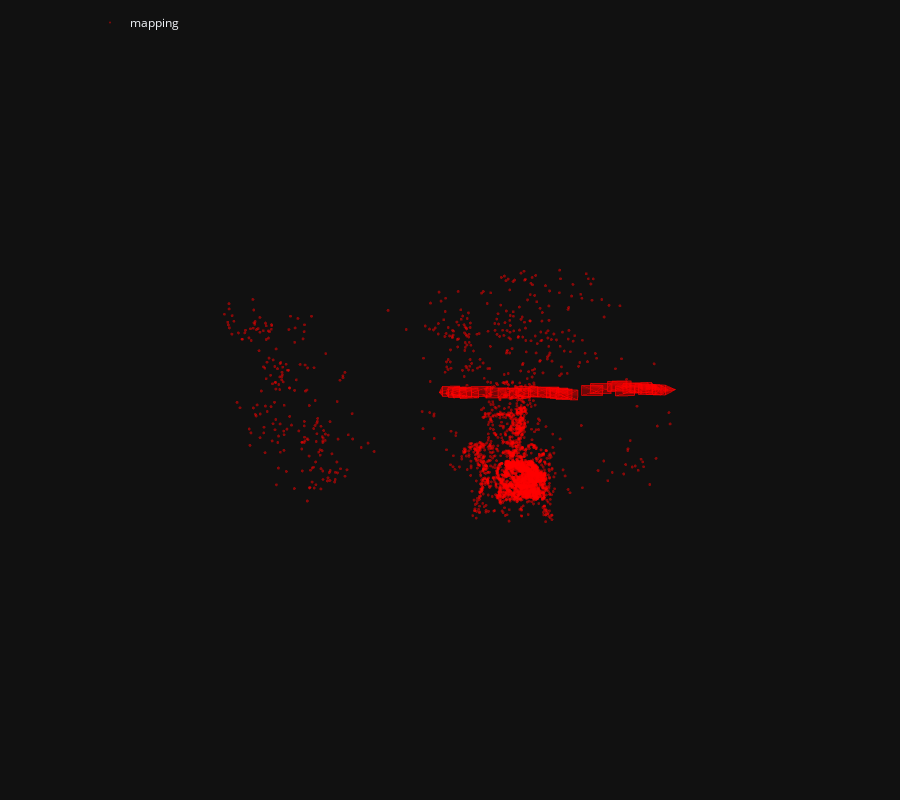

Notebook code cell kept with this figure:
### Markdown cell above
The we run incremental Structure-From-Motion and display the reconstructed 3D model.

### Code cell
model = reconstruction.main(sfm_dir, images, sfm_pairs, features, matches, image_list=references)
fig = viz_3d.init_figure()
viz_3d.plot_reconstruction(fig, model, color='rgba(255,0,0,0.5)', name="mapping")
fig.show()

### Figure 1 — Plotly figure (JSON) as saved in the notebook; plotly's stock layout.template omitted (floating-point values rounded to 4 significant figures; data arrays with more than 128 entries replaced by an {"elided": "..."} marker saying what was removed)
{"data": [{"legendgroup": "mapping", "marker": {"color": "rgba(255,0,0,0.5)", "line": {"width": 0}, "size": 1}, "mode": "markers", "name": "mapping", "type": "scatter3d", "x": {"elided": "3236 float values"}, "y": {"elided": "3236 float values"}, "z": {"elided": "3236 float values"}}, {"legendgroup": "mapping", "line": {"color": "rgba(255,0,0,0.5)"}, "marker": {"size": 0.0001}, "name": "1", "showlegend": false, "type": "scatter3d", "x": [-5.357, -4.569, -4.55, -5.339, -5.357], "y": [-0.2574, -0.2986, 0.1511, 0.1924, -0.2574], "z": [-0.1761, -0.7504, -0.7574, -0.1831, -0.1761]}, {"color": "rgba(255,0,0,0.5)", "i": [0, 0, 0, 0], "j": [1, 2, 3, 4], "k": [2, 3, 4, 1], "legendgroup": "mapping", "name": "1", "showlegend": false, "type": "mesh3d", "x": [-5.503, -5.357, -4.569, -4.55, -5.339, -5.357], "y": [-0.04235, -0.2574, -0.2986, 0.1511, 0.1924, -0.2574], "z": [-1.222, -0.1761, -0.7504, -0.7574, -0.1831, -0.1761]}, {"legendgroup": "mapping", "line": {"color": "rgba(255,0,0,0.5)", "width": 1}, "mode": "lines", "name": "1", "showlegend": false, "type": "scatter3d", "x": [-5.503, -5.357, -4.569, -5.503, -4.569, -4.55, -5.503, -4.55, -5.339, -5.503, -5.339, -5.357], "y": [-0.04235, -0.2574, -0.2986, -0.04235, -0.2986, 0.1511, -0.04235, 0.1511, 0.1924, -0.04235, 0.1924, -0.2574], "z": [-1.222, -0.1761, -0.7504, -1.222, -0.7504, -0.7574, -1.222, -0.7574, -0.1831, -1.222, -0.1831, -0.1761]}, {"legendgroup": "mapping", "line": {"color": "rgba(255,0,0,0.5)"}, "marker": {"size": 0.0001}, "name": "2", "showlegend": false, "type": "scatter3d", "x": [-5.092, -4.288, -4.263, -5.067, -5.092], "y": [-0.2013, -0.2549, 0.1945, 0.2482, -0.2013], "z": [-0.03368, -0.5855, -0.5932, -0.04136, -0.03368]}, {"color": "rgba(255,0,0,0.5)", "i": [0, 0, 0, 0], "j": [1, 2, 3, 4], "k": [2, 3, 4, 1], "legendgroup": "mapping", "name": "2", "showlegend": false, "type": "mesh3d", "x": [-5.205, -5.092, -4.288, -4.263, -5.067, -5.092], "y": [0.01251, -0.2013, -0.2549, 0.1945, 0.2482, -0.2013], "z": [-1.083, -0.03368, -0.5855, -0.5932, -0.04136, -0.03368]}, {"legendgroup": "mapping", "line": {"color": "rgba(255,0,0,0.5)", "width": 1}, "mode": "lines", "name": "2", "showlegend": false, "type": "scatter3d", "x": [-5.205, -5.092, -4.288, -5.205, -4.288, -4.263, -5.205, -4.263, -5.067, -5.205, -5.067, -5.092], "y": [0.01251, -0.2013, -0.2549, 0.01251, -0.2549, 0.1945, 0.01251, 0.1945, 0.2482, 0.01251, 0.2482, -0.2013], "z": [-1.083, -0.03368, -0.5855, -1.083, -0.5855, -0.5932, -1.083, -0.5932, -0.04136, -1.083, -0.04136, -0.03368]}, {"legendgroup": "mapping", "line": {"color": "rgba(255,0,0,0.5)"}, "marker": {"size": 0.0001}, "name": "3", "showlegend": false, "type": "scatter3d", "x": [-4.879, -4.058, -4.031, -4.852, -4.879], "y": [-0.1811, -0.2395, 0.2098, 0.2683, -0.1811], "z": [0.01435, -0.5115, -0.5198, 0.006073, 0.01435]}, {"color": "rgba(255,0,0,0.5)", "i": [0, 0, 0, 0], "j": [1, 2, 3, 4], "k": [2, 3, 4, 1], "legendgroup": "mapping", "name": "3", "showlegend": false, "type": "mesh3d", "x": [-4.958, -4.879, -4.058, -4.031, -4.852, -4.879], "y": [0.02975, -0.1811, -0.2395, 0.2098, 0.2683, -0.1811], "z": [-1.039, 0.01435, -0.5115, -0.5198, 0.006073, 0.01435]}, {"legendgroup": "mapping", "line": {"color": "rgba(255,0,0,0.5)", "width": 1}, "mode": "lines", "name": "3", "showlegend": false, "type": "scatter3d", "x": [-4.958, -4.879, -4.058, -4.958, -4.058, -4.031, -4.958, -4.031, -4.852, -4.958, -4.852, -4.879], "y": [0.02975, -0.1811, -0.2395, 0.02975, -0.2395, 0.2098, 0.02975, 0.2098, 0.2683, 0.02975, 0.2683, -0.1811], "z": [-1.039, 0.01435, -0.5115, -1.039, -0.5115, -0.5198, -1.039, -0.5198, 0.006073, -1.039, 0.006073, 0.01435]}, {"legendgroup": "mapping", "line": {"color": "rgba(255,0,0,0.5)"}, "marker": {"size": 0.0001}, "name": "4", "showlegend": false, "type": "scatter3d", "x": [-4.578, -3.741, -3.713, -4.549, -4.578], "y": [-0.1427, -0.2041, 0.2451, 0.3066, -0.1427], "z": [0.0844, -0.4155, -0.4225, 0.07735, 0.0844]}, {"color": "rgba(255,0,0,0.5)", "i": [0, 0, 0, 0], "j": [1, 2, 3, 4], "k": [2, 3, 4, 1], "legendgroup": "mapping", "name": "4", "showlegend": false, "type": "mesh3d", "x": [-4.623, -4.578, -3.741, -3.713, -4.549, -4.578], "y": [0.06924, -0.1427, -0.2041, 0.2451, 0.3066, -0.1427], "z": [-0.9708, 0.0844, -0.4155, -0.4225, 0.07735, 0.0844]}, {"legendgroup": "mapping", "line": {"color": "rgba(255,0,0,0.5)", "width": 1}, "mode": "lines", "name": "4", "showlegend": false, "type": "scatter3d", "x": [-4.623, -4.578, -3.741, -4.623, -3.741, -3.713, -4.623, -3.713, -4.549, -4.623, -4.549, -4.578], "y": [0.06924, -0.1427, -0.2041, 0.06924, -0.2041, 0.2451, 0.06924, 0.2451, 0.3066, 0.06924, 0.3066, -0.1427], "z": [-0.9708, 0.0844, -0.4155, -0.9708, -0.4155, -0.4225, -0.9708, -0.4225, 0.07735, -0.9708, 0.07735, 0.0844]}, {"legendgroup": "mapping", "line": {"color": "rgba(255,0,0,0.5)"}, "marker": {"size": 0.0001}, "name": "5", "showlegend": false, "type": "scatter3d", "x": [-4.055, -3.178, -3.161, -4.038, -4.055], "y": [-0.2461, -0.2816, 0.1683, 0.2038, -0.2461], "z": [-0.2104, -0.6374, -0.6402, -0.2133, -0.2104]}, {"color": "rgba(255,0,0,0.5)", "i": [0, 0, 0, 0], "j": [1, 2, 3, 4], "k": [2, 3, 4, 1], "legendgroup": "mapping", "name": "5", "showlegend": false, "type": "mesh3d", "x": [-4.016, -4.055, -3.178, -3.161, -4.038, -4.055], "y": [-0.02905, -0.2461, -0.2816, 0.1683, 0.2038, -0.2461], "z": [-1.265, -0.2104, -0.6374, -0.6402, -0.2133, -0.2104]}, {"legendgroup": "mapping", "line": {"color": "rgba(255,0,0,0.5)", "width": 1}, "mode": "lines", "name": "5", "showlegend": false, "type": "scatter3d", "x": [-4.016, -4.055, -3.178, -4.016, -3.178, -3.161, -4.016, -3.161, -4.038, -4.016, -4.038, -4.055], "y": [-0.02905, -0.2461, -0.2816, -0.02905, -0.2816, 0.1683, -0.02905, 0.1683, 0.2038, -0.02905, 0.2038, -0.2461], "z": [-1.265, -0.2104, -0.6374, -1.265, -0.6374, -0.6402, -1.265, -0.6402, -0.2133, -1.265, -0.2133, -0.2104]}, {"legendgroup": "mapping", "line": {"color": "rgba(255,0,0,0.5)"}, "marker": {"size": 0.0001}, "name": "6", "showlegend": false, "type": "scatter3d", "x": [-3.39, -2.485, -2.473, -3.378, -3.39], "y": [-0.1746, -0.203, 0.247, 0.2754, -0.1746], "z": [-0.00734, -0.3727, -0.3776, -0.01225, -0.00734]}, {"color": "rgba(255,0,0,0.5)", "i": [0, 0, 0, 0], "j": [1, 2, 3, 4], "k": [2, 3, 4, 1], "legendgroup": "mapping", "name": "6", "showlegend": false, "type": "mesh3d", "x": [-3.281, -3.39, -2.485, -2.473, -3.378, -3.39], "y": [0.03617, -0.1746, -0.203, 0.247, 0.2754, -0.1746], "z": [-1.058, -0.00734, -0.3727, -0.3776, -0.01225, -0.00734]}, {"legendgroup": "mapping", "line": {"color": "rgba(255,0,0,0.5)", "width": 1}, "mode": "lines", "name": "6", "showlegend": false, "type": "scatter3d", "x": [-3.281, -3.39, -2.485, -3.281, -2.485, -2.473, -3.281, -2.473, -3.378, -3.281, -3.378, -3.39], "y": [0.03617, -0.1746, -0.203, 0.03617, -0.203, 0.247, 0.03617, 0.247, 0.2754, 0.03617, 0.2754, -0.1746], "z": [-1.058, -0.00734, -0.3727, -1.058, -0.3727, -0.3776, -1.058, -0.3776, -0.01225, -1.058, -0.01225, -0.00734]}, {"legendgroup": "mapping", "line": {"color": "rgba(255,0,0,0.5)"}, "marker": {"size": 0.0001}, "name": "7", "showlegend": false, "type": "scatter3d", "x": [-2.843, -1.917, -1.908, -2.833, -2.843], "y": [-0.1711, -0.1941, 0.256, 0.279, -0.1711], "z": [-0.02747, -0.3391, -0.3448, -0.03317, -0.02747]}, {"color": "rgba(255,0,0,0.5)", "i": [0, 0, 0, 0], "j": [1, 2, 3, 4], "k": [2, 3, 4, 1], "legendgroup": "mapping", "name": "7", "showlegend": false, "type": "mesh3d", "x": [-2.674, -2.843, -1.917, -1.908, -2.833, -2.843], "y": [0.0374, -0.1711, -0.1941, 0.256, 0.279, -0.1711], "z": [-1.071, -0.02747, -0.3391, -0.3448, -0.03317, -0.02747]}, {"legendgroup": "mapping", "line": {"color": "rgba(255,0,0,0.5)", "width": 1}, "mode": "lines", "name": "7", "showlegend": false, "type": "scatter3d", "x": [-2.674, -2.843, -1.917, -2.674, -1.917, -1.908, -2.674, -1.908, -2.833, -2.674, -2.833, -2.843], "y": [0.0374, -0.1711, -0.1941, 0.0374, -0.1941, 0.256, 0.0374, 0.256, 0.279, 0.0374, 0.279, -0.1711], "z": [-1.071, -0.02747, -0.3391, -1.071, -0.3391, -0.3448, -1.071, -0.3448, -0.03317, -1.071, -0.03317, -0.02747]}, {"legendgroup": "mapping", "line": {"color": "rgba(255,0,0,0.5)"}, "marker": {"size": 0.0001}, "name": "8", "showlegend": false, "type": "scatter3d", "x": [-2.332, -1.388, -1.38, -2.323, -2.332], "y": [-0.1618, -0.1811, 0.269, 0.2883, -0.1618], "z": [-0.1127, -0.3642, -0.3668, -0.1153, -0.1127]}, {"color": "rgba(255,0,0,0.5)", "i": [0, 0, 0, 0], "j": [1, 2, 3, 4], "k": [2, 3, 4, 1], "legendgroup": "mapping", "name": "8", "showlegend": false, "type": "mesh3d", "x": [-2.096, -2.332, -1.388, -1.38, -2.323, -2.332], "y": [0.05296, -0.1618, -0.1811, 0.269, 0.2883, -0.1618], "z": [-1.142, -0.1127, -0.3642, -0.3668, -0.1153, -0.1127]}, {"legendgroup": "mapping", "line": {"color": "rgba(255,0,0,0.5)", "width": 1}, "mode": "lines", "name": "8", "showlegend": false, "type": "scatter3d", "x": [-2.096, -2.332, -1.388, -2.096, -1.388, -1.38, -2.096, -1.38, -2.323, -2.096, -2.323, -2.332], "y": [0.05296, -0.1618, -0.1811, 0.05296, -0.1811, 0.269, 0.05296, 0.269, 0.2883, 0.05296, 0.2883, -0.1618], "z": [-1.142, -0.1127, -0.3642, -1.142, -0.3642, -0.3668, -1.142, -0.3668, -0.1153, -1.142, -0.1153, -0.1127]}, {"legendgroup": "mapping", "line": {"color": "rgba(255,0,0,0.5)"}, "marker": {"size": 0.0001}, "name": "9", "showlegend": false, "type": "scatter3d", "x": [-1.995, -1.039, -1.038, -1.993, -1.995], "y": [-0.2379, -0.2419, 0.2083, 0.2123, -0.2379], "z": [-0.004786, -0.2058, -0.2094, -0.008355, -0.004786]}, {"color": "rgba(255,0,0,0.5)", "i": [0, 0, 0, 0], "j": [1, 2, 3, 4], "k": [2, 3, 4, 1], "legendgroup": "mapping", "name": "9", "showlegend": false, "type": "mesh3d", "x": [-1.708, -1.995, -1.039, -1.038, -1.993, -1.995], "y": [-0.02156, -0.2379, -0.2419, 0.2083, 0.2123, -0.2379], "z": [-1.021, -0.004786, -0.2058, -0.2094, -0.008355, -0.004786]}, {"legendgroup": "mapping", "line": {"color": "rgba(255,0,0,0.5)", "width": 1}, "mode": "lines", "name": "9", "showlegend": false, "type": "scatter3d", "x": [-1.708, -1.995, -1.039, -1.708, -1.039, -1.038, -1.708, -1.038, -1.993, -1.708, -1.993, -1.995], "y": [-0.02156, -0.2379, -0.2419, -0.02156, -0.2419, 0.2083, -0.02156, 0.2083, 0.2123, -0.02156, 0.2123, -0.2379], "z": [-1.021, -0.004786, -0.2058, -1.021, -0.2058, -0.2094, -1.021, -0.2094, -0.008355, -1.021, -0.008355, -0.004786]}, {"legendgroup": "mapping", "line": {"color": "rgba(255,0,0,0.5)"}, "marker": {"size": 0.0001}, "name": "10", "showlegend": false, "type": "scatter3d", "x": [-1.468, -0.5037, -0.5129, -1.477, -1.468], "y": [-0.2166, -0.2002, 0.2498, 0.2334, -0.2166], "z": [0.1314, -0.02149, -0.03085, 0.122, 0.1314]}, {"color": "rgba(255,0,0,0.5)", "i": [0, 0, 0, 0], "j": [1, 2, 3, 4], "k": [2, 3, 4, 1], "legendgroup": "mapping", "name": "10", "showlegend": false, "type": "mesh3d", "x": [-1.136, -1.468, -0.5037, -0.5129, -1.477, -1.468], "y": [-0.005545, -0.2166, -0.2002, 0.2498, 0.2334, -0.2166], "z": [-0.8715, 0.1314, -0.02149, -0.03085, 0.122, 0.1314]}, {"legendgroup": "mapping", "line": {"color": "rgba(255,0,0,0.5)", "width": 1}, "mode": "lines", "name": "10", "showlegend": false, "type": "scatter3d", "x": [-1.136, -1.468, -0.5037, -1.136, -0.5037, -0.5129, -1.136, -0.5129, -1.477, -1.136, -1.477, -1.468], "y": [-0.005545, -0.2166, -0.2002, -0.005545, -0.2002, 0.2498, -0.005545, 0.2498, 0.2334, -0.005545, 0.2334, -0.2166], "z": [-0.8715, 0.1314, -0.02149, -0.8715, -0.02149, -0.03085, -0.8715, -0.03085, 0.122, -0.8715, 0.122, 0.1314]}, {"legendgroup": "mapping", "line": {"color": "rgba(255,0,0,0.5)"}, "marker": {"size": 0.0001}, "name": "11", "showlegend": false, "type": "scatter3d", "x": [-1.064, -0.09145, -0.09264, -1.065, -1.064], "y": [-0.2125, -0.2105, 0.2397, 0.2376, -0.2125], "z": [0.134, 0.04125, 0.03894, 0.1317, 0.134]}, {"color": "rgba(255,0,0,0.5)", "i": [0, 0, 0, 0], "j": [1, 2, 3, 4], "k": [2, 3, 4, 1], "legendgroup": "mapping", "name": "11", "showlegend": false, "type": "mesh3d", "x": [-0.6667, -1.064, -0.09145, -0.09264, -1.065, -1.064], "y": [0.008602, -0.2125, -0.2105, 0.2397, 0.2376, -0.2125], "z": [-0.8428, 0.134, 0.04125, 0.03894, 0.1317, 0.134]}, {"legendgroup": "mapping", "line": {"color": "rgba(255,0,0,0.5)", "width": 1}, "mode": "lines", "name": "11", "showlegend": false, "type": "scatter3d", "x": [-0.6667, -1.064, -0.09145, -0.6667, -0.09145, -0.09264, -0.6667, -0.09264, -1.065, -0.6667, -1.065, -1.064], "y": [0.008602, -0.2125, -0.2105, 0.008602, -0.2105, 0.2397, 0.008602, 0.2397, 0.2376, 0.008602, 0.2376, -0.2125], "z": [-0.8428, 0.134, 0.04125, -0.8428, 0.04125, 0.03894, -0.8428, 0.03894, 0.1317, -0.8428, 0.1317, 0.134]}, {"legendgroup": "mapping", "line": {"color": "rgba(255,0,0,0.5)"}, "marker": {"size": 0.0001}, "name": "12", "showlegend": false, "type": "scatter3d", "x": [-0.6609, 0.3144, 0.311, -0.6643, -0.6609], "y": [-0.1561, -0.1495, 0.3006, 0.294, -0.1561], "z": [0.4164, 0.3683, 0.361, 0.4091, 0.4164]}, {"color": "rgba(255,0,0,0.5)", "i": [0, 0, 0, 0], "j": [1, 2, 3, 4], "k": [2, 3, 4, 1], "legendgroup": "mapping", "name": "12", "showlegend": false, "type": "mesh3d", "x": [-0.2208, -0.6609, 0.3144, 0.311, -0.6643, -0.6609], "y": [0.05675, -0.1561, -0.1495, 0.3006, 0.294, -0.1561], "z": [-0.5435, 0.4164, 0.3683, 0.361, 0.4091, 0.4164]}, {"legendgroup": "mapping", "line": {"color": "rgba(255,0,0,0.5)", "width": 1}, "mode": "lines", "name": "12", "showlegend": false, "type": "scatter3d", "x": [-0.2208, -0.6609, 0.3144, -0.2208, 0.3144, 0.311, -0.2208, 0.311, -0.6643, -0.2208, -0.6643, -0.6609], "y": [0.05675, -0.1561, -0.1495, 0.05675, -0.1495, 0.3006, 0.05675, 0.3006, 0.294, 0.05675, 0.294, -0.1561], "z": [-0.5435, 0.4164, 0.3683, -0.5435, 0.3683, 0.361, -0.5435, 0.361, 0.4091, -0.5435, 0.4091, 0.4164]}, {"legendgroup": "mapping", "line": {"color": "rgba(255,0,0,0.5)"}, "marker": {"size": 0.0001}, "name": "13", "showlegend": false, "type": "scatter3d", "x": [-0.4737, 0.5021, 0.4903, -0.4854, -0.4737], "y": [-0.131, -0.1057, 0.3444, 0.3191, -0.131], "z": [0.46, 0.4306, 0.4286, 0.458, 0.46]}, {"color": "rgba(255,0,0,0.5)", "i": [0, 0, 0, 0], "j": [1, 2, 3, 4], "k": [2, 3, 4, 1], "legendgroup": "mapping", "name": "13", "showlegend": false, "type": "mesh3d", "x": [-0.0197, -0.4737, 0.5021, 0.4903, -0.4854, -0.4737], "y": [0.1019, -0.131, -0.1057, 0.3444, 0.3191, -0.131], "z": [-0.4887, 0.46, 0.4306, 0.4286, 0.458, 0.46]}, {"legendgroup": "mapping", "line": {"color": "rgba(255,0,0,0.5)", "width": 1}, "mode": "lines", "name": "13", "showlegend": false, "type": "scatter3d", "x": [-0.0197, -0.4737, 0.5021, -0.0197, 0.5021, 0.4903, -0.0197, 0.4903, -0.4854, -0.0197, -0.4854, -0.4737], "y": [0.1019, -0.131, -0.1057, 0.1019, -0.1057, 0.3444, 0.1019, 0.3444, 0.3191, 0.1019, 0.3191, -0.131], "z": [-0.4887, 0.46, 0.4306, -0.4887, 0.4306, 0.4286, -0.4887, 0.4286, 0.458, -0.4887, 0.458, 0.46]}, {"legendgroup": "mapping", "line": {"color": "rgba(255,0,0,0.5)"}, "marker": {"size": 0.0001}, "name": "14", "showlegend": false, "type": "scatter3d", "x": [-0.2113, 0.7647, 0.7503, -0.2258, -0.2113], "y": [-0.0763, -0.04484, 0.4051, 0.3736, -0.0763], "z": [0.7591, 0.7683, 0.7628, 0.7536, 0.7591]}, {"color": "rgba(255,0,0,0.5)", "i": [0, 0, 0, 0], "j": [1, 2, 3, 4], "k": [2, 3, 4, 1], "legendgroup": "mapping", "name": "14", "showlegend": false, "type": "mesh3d", "x": [0.2786, -0.2113, 0.7647, 0.7503, -0.2258, -0.2113], "y": [0.1533, -0.0763, -0.04484, 0.4051, 0.3736, -0.0763], "z": [-0.1724, 0.7591, 0.7683, 0.7628, 0.7536, 0.7591]}, {"legendgroup": "mapping", "line": {"color": "rgba(255,0,0,0.5)", "width": 1}, "mode": "lines", "name": "14", "showlegend": false, "type": "scatter3d", "x": [0.2786, -0.2113, 0.7647, 0.2786, 0.7647, 0.7503, 0.2786, 0.7503, -0.2258, 0.2786, -0.2258, -0.2113], "y": [0.1533, -0.0763, -0.04484, 0.1533, -0.04484, 0.4051, 0.1533, 0.4051, 0.3736, 0.1533, 0.3736, -0.0763], "z": [-0.1724, 0.7591, 0.7683, -0.1724, 0.7683, 0.7628, -0.1724, 0.7628, 0.7536, -0.1724, 0.7536, 0.7591]}, {"legendgroup": "mapping", "line": {"color": "rgba(255,0,0,0.5)"}, "marker": {"size": 0.0001}, "name": "15", "showlegend": false, "type": "scatter3d", "x": [0.9289, 1.883, 1.88, 0.9261, 0.9289], "y": [-0.2526, -0.2483, 0.2018, 0.1976, -0.2526], "z": [0.7743, 0.9839, 0.9878, 0.7782, 0.7743]}, {"color": "rgba(255,0,0,0.5)", "i": [0, 0, 0, 0], "j": [1, 2, 3, 4], "k": [2, 3, 4, 1], "legendgroup": "mapping", "name": "15", "showlegend": false, "type": "mesh3d", "x": [1.605, 0.9289, 1.883, 1.88, 0.9261, 0.9289], "y": [-0.01625, -0.2526, -0.2483, 0.2018, 0.1976, -0.2526], "z": [-0.03063, 0.7743, 0.9839, 0.9878, 0.7782, 0.7743]}, {"legendgroup": "mapping", "line": {"color": "rgba(255,0,0,0.5)", "width": 1}, "mode": "lines", "name": "15", "showlegend": false, "type": "scatter3d", "x": [1.605, 0.9289, 1.883, 1.605, 1.883, 1.88, 1.605, 1.88, 0.9261, 1.605, 0.9261, 0.9289], "y": [-0.01625, -0.2526, -0.2483, -0.01625, -0.2483, 0.2018, -0.01625, 0.2018, 0.1976, -0.01625, 0.1976, -0.2526], "z": [-0.03063, 0.7743, 0.9839, -0.03063, 0.9839, 0.9878, -0.03063, 0.9878, 0.7782, -0.03063, 0.7782, 0.7743]}, {"legendgroup": "mapping", "line": {"color": "rgba(255,0,0,0.5)"}, "marker": {"size": 0.0001}, "name": "16", "showlegend": false, "type": "scatter3d", "x": [1.325, 2.263, 2.255, 1.316, 1.325], "y": [-0.3314, -0.3129, 0.1372, 0.1187, -0.3314], "z": [1.024, 1.293, 1.29, 1.022, 1.024]}, {"color": "rgba(255,0,0,0.5)", "i": [0, 0, 0, 0], "j": [1, 2, 3, 4], "k": [2, 3, 4, 1], "legendgroup": "mapping", "name": "16", "showlegend": false, "type": "mesh3d", "x": [2.047, 1.325, 2.263, 2.255, 1.316, 1.325], "y": [-0.09788, -0.3314, -0.3129, 0.1372, 0.1187, -0.3314], "z": [0.26, 1.024, 1.293, 1.29, 1.022, 1.024]}, {"legendgroup": "mapping", "line": {"color": "rgba(255,0,0,0.5)", "width": 1}, "mode": "lines", "name": "16", "showlegend": false, "type": "scatter3d", "x": [2.047, 1.325, 2.263, 2.047, 2.263, 2.255, 2.047, 2.255, 1.316, 2.047, 1.316, 1.325], "y": [-0.09788, -0.3314, -0.3129, -0.09788, -0.3129, 0.1372, -0.09788, 0.1372, 0.1187, -0.09788, 0.1187, -0.3314], "z": [0.26, 1.024, 1.293, 0.26, 1.293, 1.29, 0.26, 1.29, 1.022, 0.26, 1.022, 1.024]}, {"legendgroup": "mapping", "line": {"color": "rgba(255,0,0,0.5)"}, "marker": {"size": 0.0001}, "name": "17", "showlegend": false, "type": "scatter3d", "x": [2.088, 2.976, 2.98, 2.092, 2.088], "y": [-0.3979, -0.3899, 0.05999, 0.05194, -0.3979], "z": [1.57, 1.975, 1.958, 1.552, 1.57]}, {"color": "rgba(255,0,0,0.5)", "i": [0, 0, 0, 0], "j": [1, 2, 3, 4], "k": [2, 3, 4, 1], "legendgroup": "mapping", "name": "17", "showlegend": false, "type": "mesh3d", "x": [2.922, 2.088, 2.976, 2.98, 2.092, 2.088], "y": [-0.2052, -0.3979, -0.3899, 0.05999, 0.05194, -0.3979], "z": [0.9154, 1.57, 1.975, 1.958, 1.552, 1.57]}, {"legendgroup": "mapping", "line": {"color": "rgba(255,0,0,0.5)", "width": 1}, "mode": "lines", "name": "17", "showlegend": false, "type": "scatter3d", "x": [2.922, 2.088, 2.976, 2.922, 2.976, 2.98, 2.922, 2.98, 2.092, 2.922, 2.092, 2.088], "y": [-0.2052, -0.3979, -0.3899, -0.2052, -0.3899, 0.05999, -0.2052, 0.05999, 0.05194, -0.2052, 0.05194, -0.3979], "z": [0.9154, 1.57, 1.975, 0.9154, 1.975, 1.958, 0.9154, 1.958, 1.552, 0.9154, 1.552, 1.57]}, {"legendgroup": "mapping", "line": {"color": "rgba(255,0,0,0.5)"}, "marker": {"size": 0.0001}, "name": "18", "showlegend": false, "type": "scatter3d", "x": [2.294, 3.162, 3.166, 2.298, 2.294], "y": [-0.3834, -0.3782, 0.07175, 0.06655, -0.3834], "z": [1.847, 2.296, 2.282, 1.834, 1.847]}, {"color": "rgba(255,0,0,0.5)", "i": [0, 0, 0, 0], "j": [1, 2, 3, 4], "k": [2, 3, 4, 1], "legendgroup": "mapping", "name": "18", "showlegend": false, "type": "mesh3d", "x": [3.158, 2.294, 3.162, 3.166, 2.298, 2.294], "y": [-0.1849, -0.3834, -0.3782, 0.07175, 0.06655, -0.3834], "z": [1.236, 1.847, 2.296, 2.282, 1.834, 1.847]}, {"legendgroup": "mapping", "line": {"color": "rgba(255,0,0,0.5)", "width": 1}, "mode": "lines", "name": "18", "showlegend": false, "type": "scatter3d", "x": [3.158, 2.294, 3.162, 3.158, 3.162, 3.166, 3.158, 3.166, 2.298, 3.158, 2.298, 2.294], "y": [-0.1849, -0.3834, -0.3782, -0.1849, -0.3782, 0.07175, -0.1849, 0.07175, 0.06655, -0.1849, 0.06655, -0.3834], "z": [1.236, 1.847, 2.296, 1.236, 2.296, 2.282, 1.236, 2.282, 1.834, 1.236, 1.834, 1.847]}, {"legendgroup": "mapping", "line": {"color": "rgba(255,0,0,0.5)"}, "marker": {"size": 0.0001}, "name": "19", "showlegend": false, "type": "scatter3d", "x": [2.452, 3.305, 3.305, 2.452, 2.452], "y": [-0.1648, -0.1504, 0.2996, 0.2852, -0.1648], "z": [2.091, 2.566, 2.553, 2.078, 2.091]}, {"color": "rgba(255,0,0,0.5)", "i": [0, 0, 0, 0], "j": [1, 2, 3, 4], "k": [2, 3, 4, 1], "legendgroup": "mapping", "name": "19", "showlegend": false, "type": "mesh3d", "x": [3.333, 2.452, 3.305, 3.305, 2.452, 2.452], "y": [0.04426, -0.1648, -0.1504, 0.2996, 0.2852, -0.1648], "z": [1.507, 2.091, 2.566, 2.553, 2.078, 2.091]}, {"legendgroup": "mapping", "line": {"color": "rgba(255,0,0,0.5)", "width": 1}, "mode": "lines", "name": "19", "showlegend": false, "type": "scatter3d", "x": [3.333, 2.452, 3.305, 3.333, 3.305, 3.305, 3.333, 3.305, 2.452, 3.333, 2.452, 2.452], "y": [0.04426, -0.1648, -0.1504, 0.04426, -0.1504, 0.2996, 0.04426, 0.2996, 0.2852, 0.04426, 0.2852, -0.1648], "z": [1.507, 2.091, 2.566, 1.507, 2.566, 2.553, 1.507, 2.553, 2.078, 1.507, 2.078, 2.091]}, {"legendgroup": "mapping", "line": {"color": "rgba(255,0,0,0.5)"}, "marker": {"size": 0.0001}, "name": "20", "showlegend": false, "type": "scatter3d", "x": [2.787, 3.614, 3.62, 2.792, 2.787], "y": [-0.2741, -0.2654, 0.1845, 0.1757, -0.2741], "z": [2.268, 2.786, 2.77, 2.251, 2.268]}, {"color": "rgba(255,0,0,0.5)", "i": [0, 0, 0, 0], "j": [1, 2, 3, 4], "k": [2, 3, 4, 1], "legendgroup": "mapping", "name": "20", "showlegend": false, "type": "mesh3d", "x": [3.699, 2.787, 3.614, 3.62, 2.792, 2.787], "y": [-0.08081, -0.2741, -0.2654, 0.1845, 0.1757, -0.2741], "z": [1.728, 2.268, 2.786, 2.77, 2.251, 2.268]}, {"legendgroup": "mapping", "line": {"color": "rgba(255,0,0,0.5)", "width": 1}, "mode": "lines", "name": "20", "showlegend": false, "type": "scatter3d", "x": [3.699, 2.787, 3.614, 3.699, 3.614, 3.62, 3.699, 3.62, 2.792, 3.699, 2.792, 2.787], "y": [-0.08081, -0.2741, -0.2654, -0.08081, -0.2654, 0.1845, -0.08081, 0.1845, 0.1757, -0.08081, 0.1757, -0.2741], "z": [1.728, 2.268, 2.786, 1.728, 2.786, 2.77, 1.728, 2.77, 2.251, 1.728, 2.251, 2.268]}, {"legendgroup": "mapping", "line": {"color": "rgba(255,0,0,0.5)"}, "marker": {"size": 0.0001}, "name": "21", "showlegend": false, "type": "scatter3d", "x": [3.108, 3.911, 3.914, 3.111, 3.108], "y": [-0.2787, -0.258, 0.1917, 0.171, -0.2787], "z": [2.591, 3.146, 3.125, 2.569, 2.591]}, {"color": "rgba(255,0,0,0.5)", "i": [0, 0, 0, 0], "j": [1, 2, 3, 4], "k": [2, 3, 4, 1], "legendgroup": "mapping", "name": "21", "showlegend": false, "type": "mesh3d", "x": [4.042, 3.108, 3.911, 3.914, 3.111, 3.108], "y": [-0.08386, -0.2787, -0.258, 0.1917, 0.171, -0.2787], "z": [2.091, 2.591, 3.146, 3.125, 2.569, 2.591]}, {"legendgroup": "mapping", "line": {"color": "rgba(255,0,0,0.5)", "width": 1}, "mode": "lines", "name": "21", "showlegend": false, "type": "scatter3d", "x": [4.042, 3.108, 3.911, 4.042, 3.911, 3.914, 4.042, 3.914, 3.111, 4.042, 3.111, 3.108], "y": [-0.08386, -0.2787, -0.258, -0.08386, -0.258, 0.1917, -0.08386, 0.1917, 0.171, -0.08386, 0.171, -0.2787], "z": [2.091, 2.591, 3.146, 2.091, 3.146, 3.125, 2.091, 3.125, 2.569, 2.091, 2.569, 2.591]}, {"legendgroup": "mapping", "line": {"color": "rgba(255,0,0,0.5)"}, "marker": {"size": 0.0001}, "name": "22", "showlegend": false, "type": "scatter3d", "x": [3.337, 4.087, 4.098, 3.349, 3.337], "y": [-0.2516, -0.2344, 0.2149, 0.1977, -0.2516], "z": [3.011, 3.637, 3.611, 2.985, 3.011]}, {"color": "rgba(255,0,0,0.5)", "i": [0, 0, 0, 0], "j": [1, 2, 3, 4], "k": [2, 3, 4, 1], "legendgroup": "mapping", "name": "22", "showlegend": false, "type": "mesh3d", "x": [4.315, 3.337, 4.087, 4.098, 3.349, 3.337], "y": [-0.0751, -0.2516, -0.2344, 0.2149, 0.1977, -0.2516], "z": [2.596, 3.011, 3.637, 3.611, 2.985, 3.011]}, {"legendgroup": "mapping", "line": {"color": "rgba(255,0,0,0.5)", "width": 1}, "mode": "lines", "name": "22", "showlegend": false, "type": "scatter3d", "x": [4.315, 3.337, 4.087, 4.315, 4.087, 4.098, 4.315, 4.098, 3.349, 4.315, 3.349, 3.337], "y": [-0.0751, -0.2516, -0.2344, -0.0751, -0.2344, 0.2149, -0.0751, 0.2149, 0.1977, -0.0751, 0.1977, -0.2516], "z": [2.596, 3.011, 3.637, 2.596, 3.637, 3.611, 2.596, 3.611, 2.985, 2.596, 2.985, 3.011]}, {"legendgroup": "mapping", "line": {"color": "rgba(255,0,0,0.5)"}, "marker": {"size": 0.0001}, "name": "23", "showlegend": false, "type": "scatter3d", "x": [3.491, 4.247, 4.255, 3.498, 3.491], "y": [-0.1688, -0.1321, 0.3166, 0.28, -0.1688], "z": [3.316, 3.933, 3.898, 3.281, 3.316]}, {"color": "rgba(255,0,0,0.5)", "i": [0, 0, 0, 0], "j": [1, 2, 3, 4], "k": [2, 3, 4, 1], "legendgroup": "mapping", "name": "23", "showlegend": false, "type": "mesh3d", "x": [4.463, 3.491, 4.247, 4.255, 3.498, 3.491], "y": [0.007244, -0.1688, -0.1321, 0.3166, 0.28, -0.1688], "z": [2.887, 3.316, 3.933, 3.898, 3.281, 3.316]}, {"legendgroup": "mapping", "line": {"color": "rgba(255,0,0,0.5)", "width": 1}, "mode": "lines", "name": "23", "showlegend": false, "type": "scatter3d", "x": [4.463, 3.491, 4.247, 4.463, 4.247, 4.255, 4.463, 4.255, 3.498, 4.463, 3.498, 3.491], "y": [0.007244, -0.1688, -0.1321, 0.007244, -0.1321, 0.3166, 0.007244, 0.3166, 0.28, 0.007244, 0.28, -0.1688], "z": [2.887, 3.316, 3.933, 2.887, 3.933, 3.898, 2.887, 3.898, 3.281, 2.887, 3.281, 3.316]}, {"legendgroup": "mapping", "line": {"color": "rgba(255,0,0,0.5)"}, "marker": {"size": 0.0001}, "name": "24", "showlegend": false, "type": "scatter3d", "x": [3.843, 4.514, 4.505, 3.834, 3.843], "y": [-0.1276, -0.06627, 0.3828, 0.3215, -0.1276], "z": [4.101, 4.808, 4.777, 4.07, 4.101]}, {"color": "rgba(255,0,0,0.5)", "i": [0, 0, 0, 0], "j": [1, 2, 3, 4], "k": [2, 3, 4, 1], "legendgroup": "mapping", "name": "24", "showlegend": false, "type": "mesh3d", "x": [4.852, 3.843, 4.514, 4.505, 3.834, 3.843], "y": [0.0975, -0.1276, -0.06627, 0.3828, 0.3215, -0.1276], "z": [3.798, 4.101, 4.808, 4.777, 4.07, 4.101]}, {"legendgroup": "mapping", "line": {"color": "rgba(255,0,0,0.5)", "width": 1}, "mode": "lines", "name": "24", "showlegend": false, "type": "scatter3d", "x": [4.852, 3.843, 4.514, 4.852, 4.514, 4.505, 4.852, 4.505, 3.834, 4.852, 3.834, 3.843], "y": [0.0975, -0.1276, -0.06627, 0.0975, -0.06627, 0.3828, 0.0975, 0.3828, 0.3215, 0.0975, 0.3215, -0.1276], "z": [3.798, 4.101, 4.808, 3.798, 4.808, 4.777, 3.798, 4.777, 4.07, 3.798, 4.07, 4.101]}, {"legendgroup": "mapping", "line": {"color": "rgba(255,0,0,0.5)"}, "marker": {"size": 0.0001}, "name": "25", "showlegend": false, "type": "scatter3d", "x": [4.135, 4.716, 4.706, 4.126, 4.135], "y": [-0.09837, -0.01871, 0.4297, 0.3501, -0.09837], "z": [4.915, 5.696, 5.657, 4.876, 4.915]}, {"color": "rgba(255,0,0,0.5)", "i": [0, 0, 0, 0], "j": [1, 2, 3, 4], "k": [2, 3, 4, 1], "legendgroup": "mapping", "name": "25", "showlegend": false, "type": "mesh3d", "x": [5.171, 4.135, 4.716, 4.706, 4.126, 4.135], "y": [0.1343, -0.09837, -0.01871, 0.4297, 0.3501, -0.09837], "z": [4.732, 4.915, 5.696, 5.657, 4.876, 4.915]}, {"legendgroup": "mapping", "line": {"color": "rgba(255,0,0,0.5)", "width": 1}, "mode": "lines", "name": "25", "showlegend": false, "type": "scatter3d", "x": [5.171, 4.135, 4.716, 5.171, 4.716, 4.706, 5.171, 4.706, 4.126, 5.171, 4.126, 4.135], "y": [0.1343, -0.09837, -0.01871, 0.1343, -0.01871, 0.4297, 0.1343, 0.4297, 0.3501, 0.1343, 0.3501, -0.09837], "z": [4.732, 4.915, 5.696, 4.732, 5.696, 5.657, 4.732, 5.657, 4.876, 4.732, 4.876, 4.915]}], "layout": {"height": 800, "legend": {"orientation": "h", "x": 0.1, "xanchor": "left", "y": 0.99, "yanchor": "top"}, "margin": {"b": 0, "l": 0, "pad": 0, "r": 0, "t": 0}, "scene": {"aspectmode": "data", "camera": {"eye": {"x": 0, "y": -0.1, "z": -2}, "projection": {"type": "orthographic"}, "up": {"x": 0, "y": -1, "z": 0}}, "dragmode": "orbit", "xaxis": {"autorange": true, "showbackground": false, "showgrid": false, "showline": false, "showticklabels": true, "visible": false}, "yaxis": {"autorange": true, "showbackground": false, "showgrid": false, "showline": false, "showticklabels": true, "visible": false}, "zaxis": {"autorange": true, "showbackground": false, "showgrid": false, "showline": false, "showticklabels": true, "visible": false}}}}
